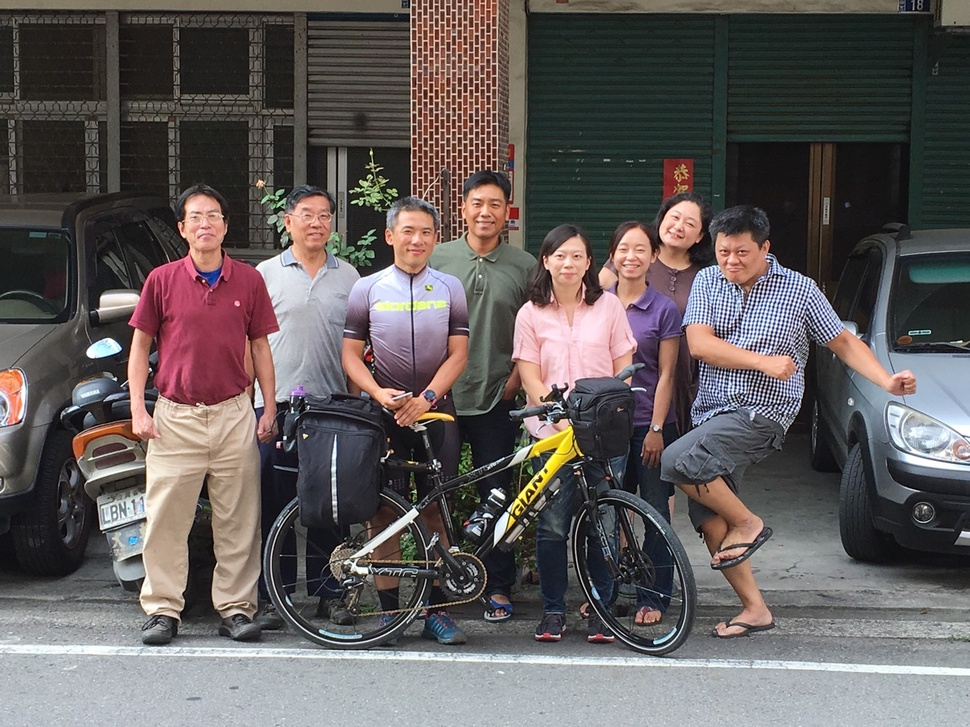
#> input picture python_sample_code/ch10/media/person8.jpg, 970 x 727 px, shrunk from 1478 x 1108 before the run, found by its file name
$ python detectFace8.py
#> lines starting #> are read from the running program, lines starting #| are printed output that depends on the picture; after the words box and inside, x2 and y2 are one past the last pixel; in counts of white or black regions, pixels touching at a corner belong together
import cv2
casc_path = "C:\\ProgramData\\Anaconda3\\pkgs\\opencv3-3.1.0-py27_0\\Library\etc\\haarcascades\\haarcascade_frontalface_default.xml"
faceCascade = cv2.CascadeClassifier(casc_path)
image = cv2.imread("media\\person8.jpg")
#> image is the input picture: shape (727, 970, 3); mean B, G, R 92.2, 92.8, 98.9
faces = faceCascade.detectMultiScale(image, scaleFactor=1.1, minNeighbors=5, minSize=(30,30), flags = cv2.CASCADE_SCALE_IMAGE)
#> faces = [[608, 228, 51, 51], [543, 235, 52, 52], [459, 182, 54, 54], [177, 194, 54, 54], [289, 194, 52, 52], [387, 210, 53, 53], [711, 234, 49, 49]]
#image.shape[0]:获取图片高度，image.shape[1]:获取图片宽度
cv2.rectangle(image, (10,image.shape[0]-20), (110,image.shape[0]), (0,0,0), -1)
cv2.putText(image,"Find " + str(len(faces)) + " face!", (10,image.shape[0]-5), cv2.FONT_HERSHEY_SIMPLEX, 0.5, (255,255,255), 2)
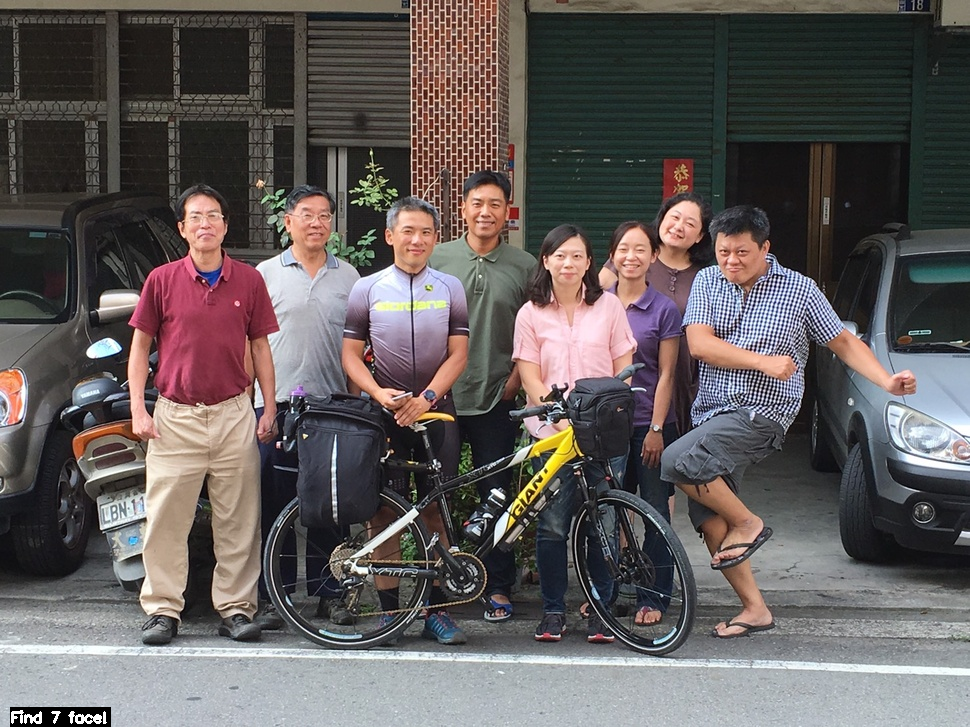
#> image: shape (727, 970, 3); mean B, G, R 91.8, 92.5, 98.6
for (x,y,w,h) in faces:
    cv2.rectangle(image,(x,y),(x+w, y+h),(128,255,0),2)
#> this loop made 7 passes
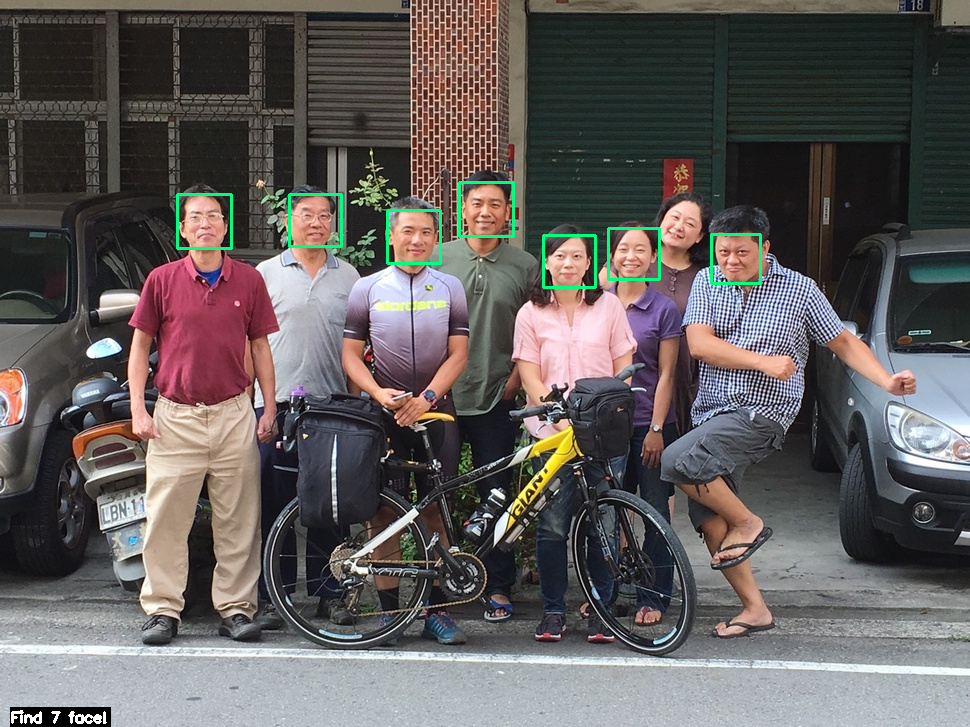
#> image: shape (727, 970, 3); 0.62% of pixels changed, all inside (x1, y1, x2, y2) = (176, 181, 762, 289)
cv2.namedWindow("facedetect")
cv2.imshow("facedetect", image)
cv2.waitKey(0)
cv2.destroyWindow("facedetect")

$ run again, with python_sample_code/ch10/media/person1.jpg copied over python_sample_code/ch10/media/person8.jpg
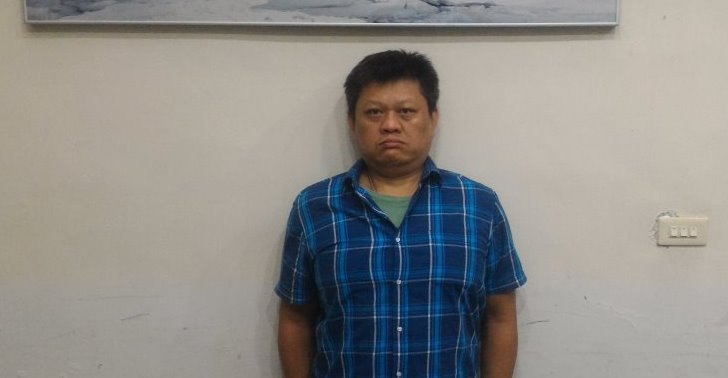
#> input picture python_sample_code/ch10/media/person1.jpg, 728 x 378 px, found by its file name
#> image is the input picture: shape (378, 728, 3); mean B, G, R 137.3, 141.2, 142.9
#> faces = [[346, 78, 87, 87]]
#> `cv2.putText(image,"Find " + str(len(faces)) + " face!", (10,image.shap..`:
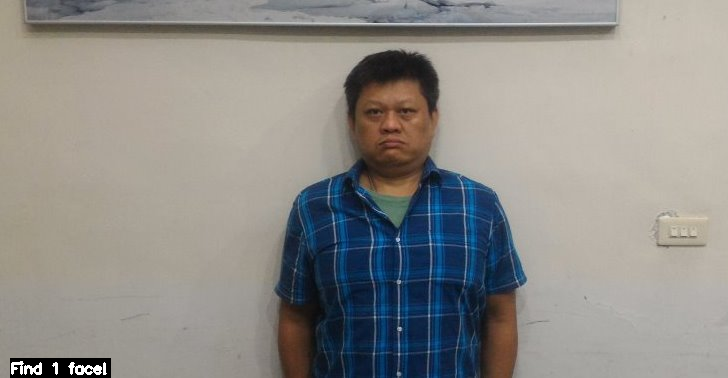
#> image: shape (378, 728, 3); mean B, G, R 136.8, 140.6, 142.3
#> the loop `for (x,y,w,h) in faces:` made 1 pass
#> after the loop `for (x,y,w,h) in faces:`:
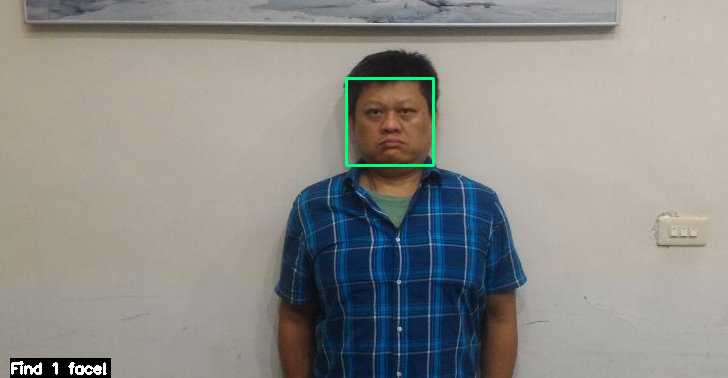
#> image: shape (378, 728, 3); 0.38% of pixels changed, all inside (x1, y1, x2, y2) = (345, 77, 435, 167)

$ run again, with python_sample_code/ch10/media/person2.jpg copied over python_sample_code/ch10/media/person8.jpg
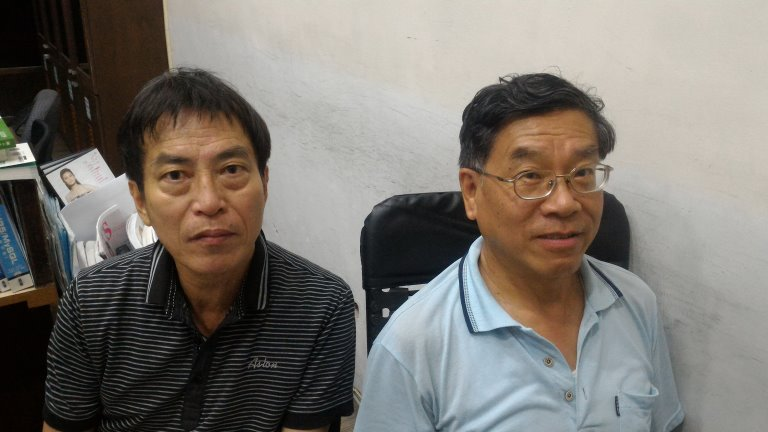
#> input picture python_sample_code/ch10/media/person2.jpg, 768 x 432 px, found by its file name
#> image is the input picture: shape (432, 768, 3); mean B, G, R 111.5, 117.7, 122.5
#> faces = [[131, 112, 149, 149], [471, 107, 163, 163]]
#> `cv2.putText(image,"Find " + str(len(faces)) + " face!", (10,image.shap..`:
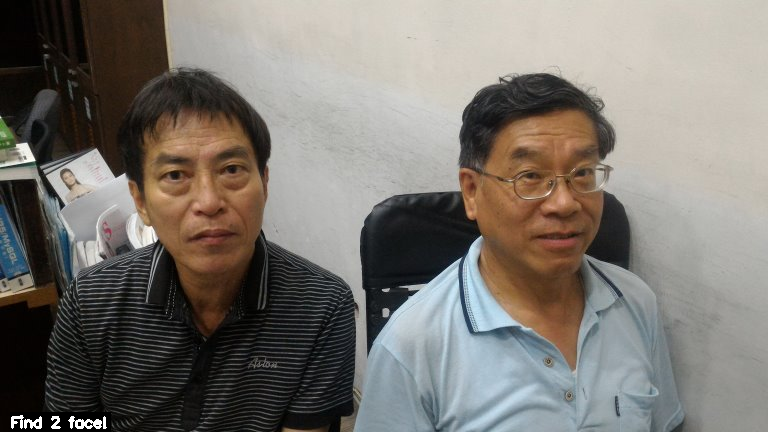
#> image: shape (432, 768, 3); mean B, G, R 111.9, 118.1, 122.9
#> the loop `for (x,y,w,h) in faces:` made 2 passes
#> after the loop `for (x,y,w,h) in faces:`:
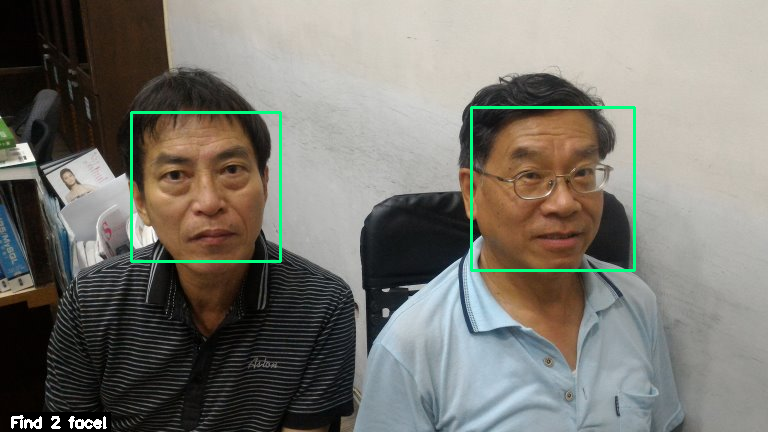
#> image: shape (432, 768, 3); 1.13% of pixels changed, all inside (x1, y1, x2, y2) = (130, 106, 636, 272)

$ run again, with python_sample_code/ch10/media/person3.jpg copied over python_sample_code/ch10/media/person8.jpg
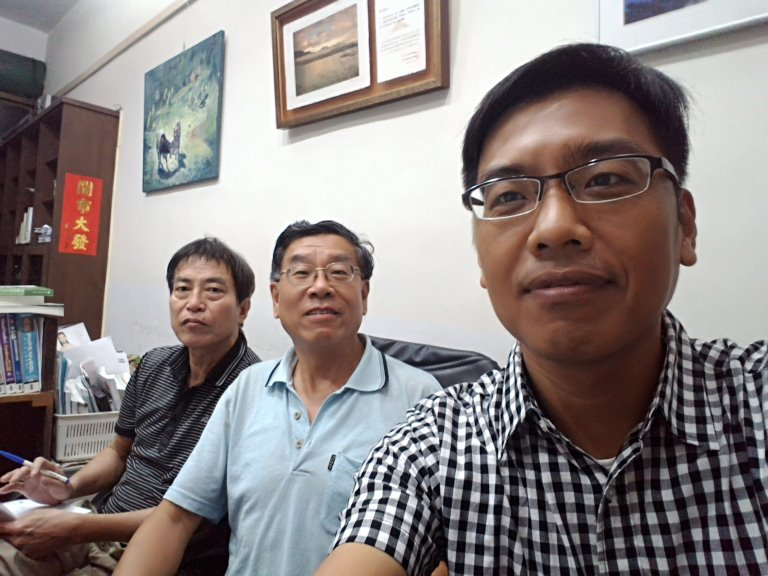
#> input picture python_sample_code/ch10/media/person3.jpg, 768 x 576 px, found by its file name
#> image is the input picture: shape (576, 768, 3); mean B, G, R 131.7, 132.7, 140.7
#> faces = [[156, 255, 83, 83], [268, 230, 105, 105], [442, 91, 239, 239]]
#> `cv2.putText(image,"Find " + str(len(faces)) + " face!", (10,image.shap..`:
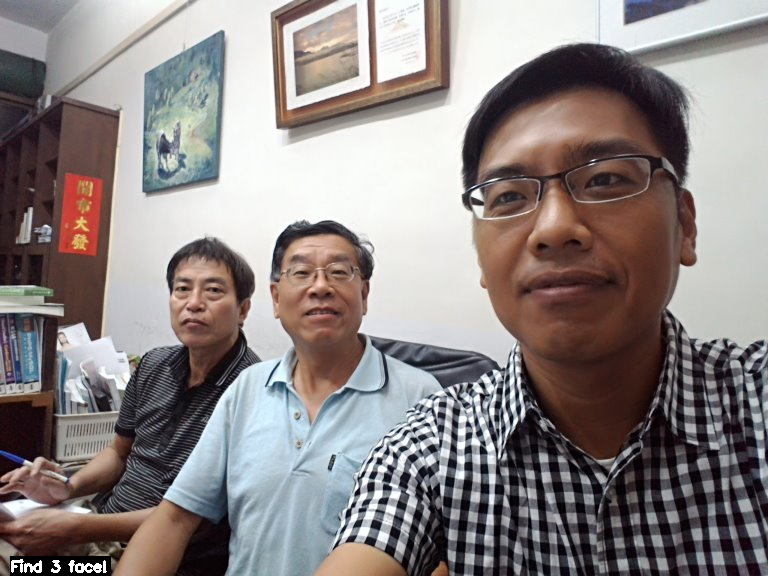
#> image: shape (576, 768, 3); mean B, G, R 131.9, 132.9, 140.8
#> the loop `for (x,y,w,h) in faces:` made 3 passes
#> after the loop `for (x,y,w,h) in faces:`:
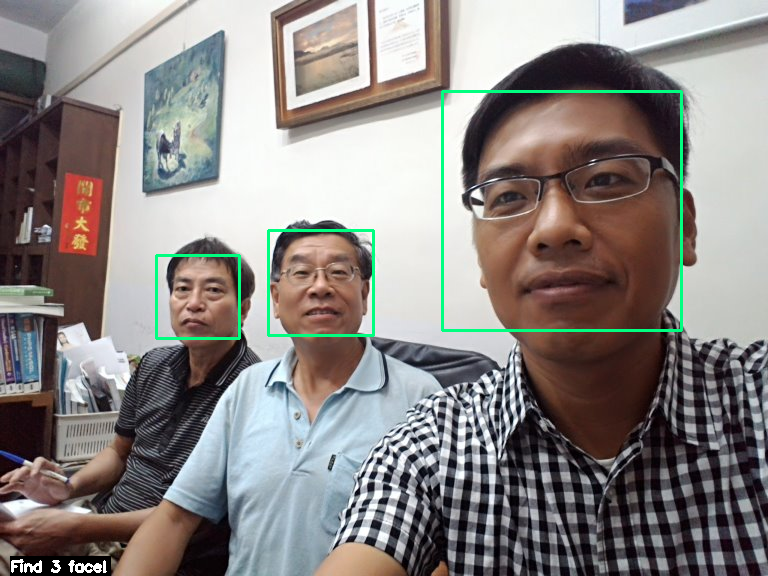
#> image: shape (576, 768, 3); 1.16% of pixels changed, all inside (x1, y1, x2, y2) = (155, 90, 683, 340)
